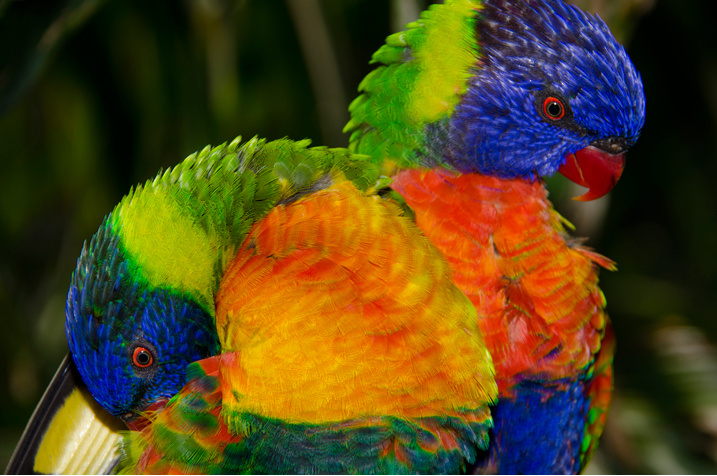
%> input picture images/input/img1.jpg, 717 x 476 px
$ octave imageIO.m   (GNU Octave 9; MATLAB toolbox functions it lacks are replaced by stand-ins)
%> lines starting %> are read from the running program, lines starting %| are printed output that depends on the picture
%> further down, I is the input picture: size 476x717x3 uint8; mean R, G, B 83.9, 69.2, 25.3
### src/pixAvg.m
function avgI = pixAvg(I)
%this sets the value of each channel of the pixel
%equal to the average of the values in 3 channels of that
%pixel, the final image will be a grayscale kind of image
    r = I(:,:,1);
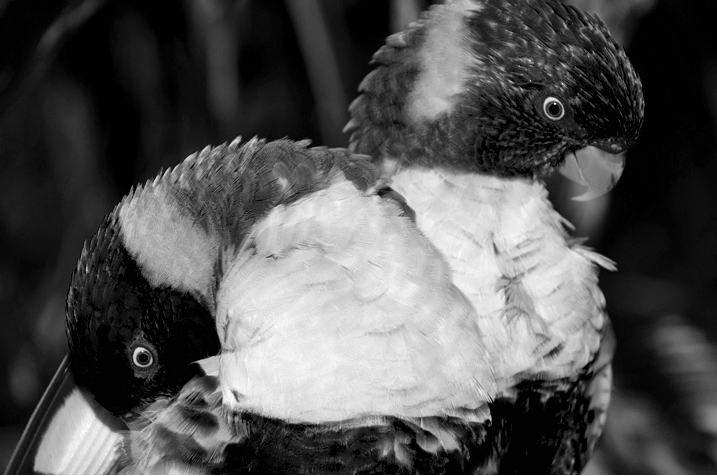
%> r: size 476x717 uint8; min 0, max 255, mean 83.9
    b = I(:,:,2);
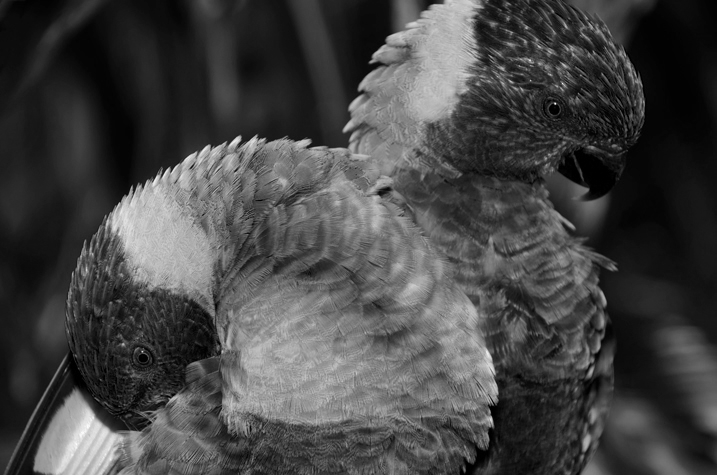
%> b: size 476x717 uint8; min 0, max 255, mean 69.2
    g = I(:,:,3);
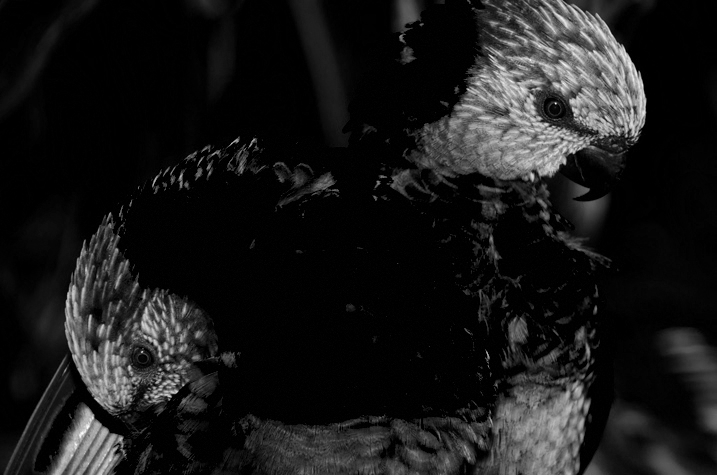
%> g: size 476x717 uint8; min 0, max 255, mean 25.3

    avgI = (r+b+g)/3;
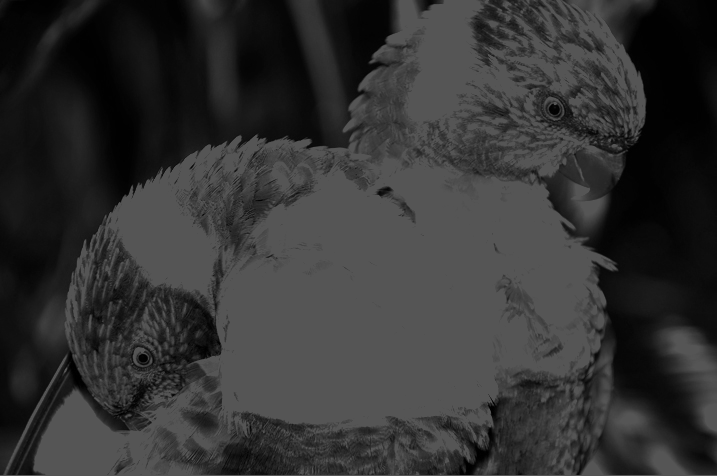
%> avgI: size 476x717 uint8; min 0, max 85, mean 50.9
end

### src/imageIO.m
I = imread('../images/input/img1.jpg');
imshow(I);
%to convert it into myGreyscale
myGreyI = pixAvg(I);
figure;
imshow(myGreyI);
figure;
imhist(myGreyI);
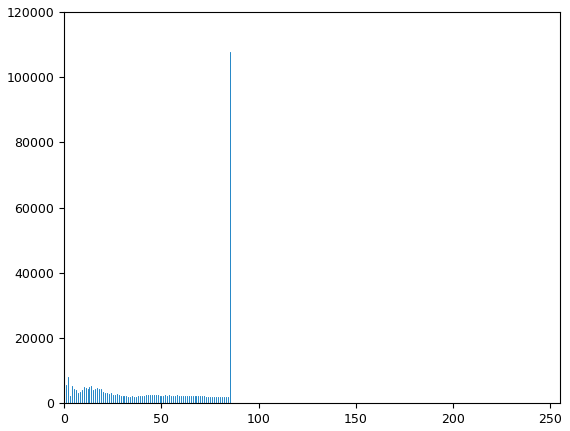
%> figure redrawn from the program's plot data; highest point at x = 85, y = 107801

%to improve the contrast of the image
%I will use histogram equality
betterContrast = histeq(myGreyI);
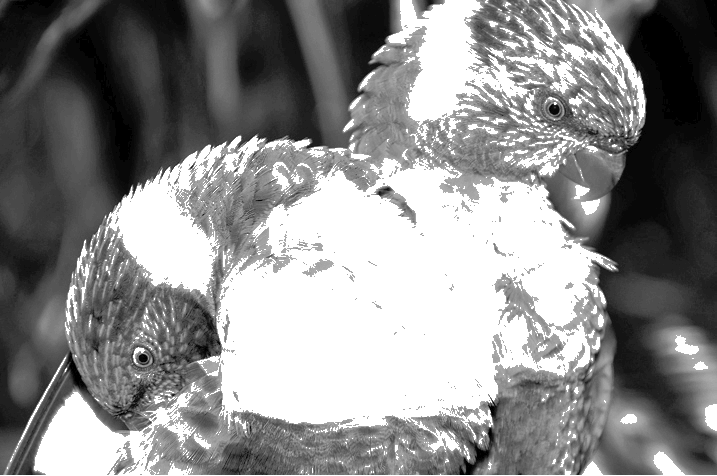
%> betterContrast: size 476x717 uint8; min 0, max 255, mean 139.3
figure;
imshow(betterContrast);
figure;
imhist(betterContrast);
%> figure, not shown here; highest point at x = 255, y = 107801

%writing the images
imwrite(myGreyI,'../images/output/b4ContrastImg1.jpg');
imwrite(betterContrast, '../images/output/afterContrastImg1.jpg');

$ run again, with images/input/img3.jpg copied over images/input/img1.jpg
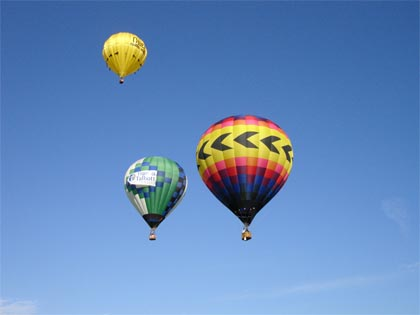
%> input picture images/input/img3.jpg, 420 x 315 px
%> I is the input picture: size 315x420x3 uint8; mean R, G, B 101.2, 138.5, 188.8
%> in pixAvg, `avgI = (r+b+g)/3;`:
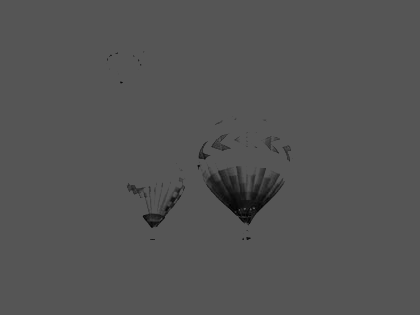
%> avgI: size 315x420 uint8; min 1, max 85, mean 83.8
%> `betterContrast = histeq(myGreyI);`:
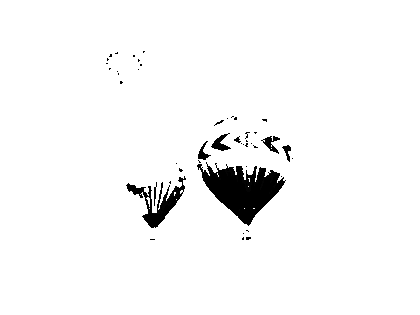
%> betterContrast: size 315x420 uint8; min 0, max 255, mean 246.6
